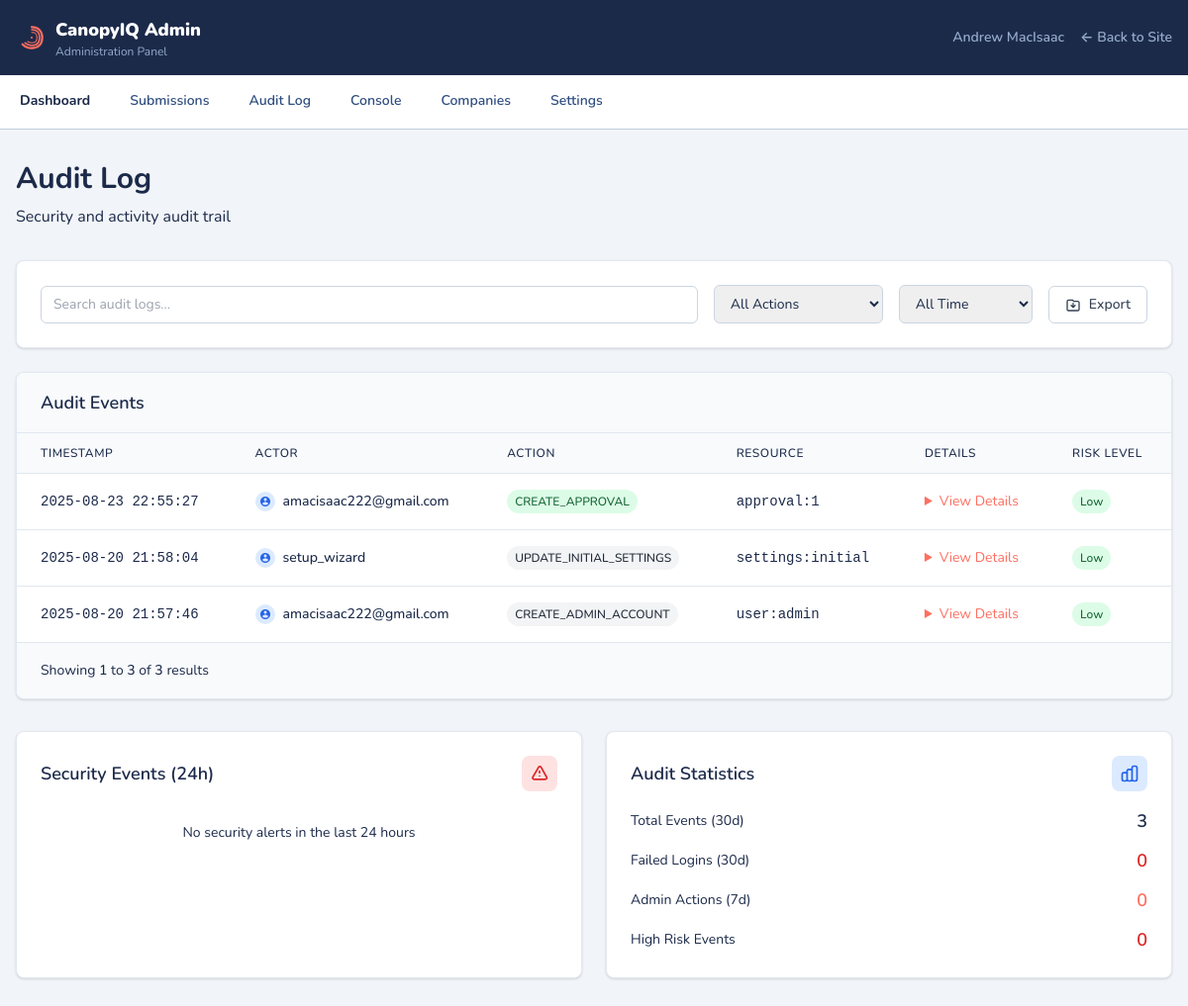
The page /admin/audit (signed in) on the database its author committed.
### canopyiq_site/database.py (models this page shows)
class AuditLog(Base):
    __tablename__ = "audit_log"
    id = Column(Integer, primary_key=True, autoincrement=True)
    ts = Column(BigInteger, nullable=False)  # Unix timestamp
    actor = Column(String(255), nullable=False)  # User ID or system
    action = Column(String(255), nullable=False)  # CREATE, READ, UPDATE, DELETE
    resource = Column(String(255), nullable=False)  # Resource type/name
    attributes = Column(JSON, nullable=True)  # Additional context

### canopyiq_site/app.py (the view)
@app.get("/admin/audit", response_class=HTMLResponse, dependencies=[Depends(require_admin)])
async def admin_audit(request: Request, db: AsyncSession = Depends(get_db)):
    result = await db.execute(
        select(AuditLog)
        .order_by(desc(AuditLog.ts))
        .limit(100)
    )
    audit_logs = result.scalars().all()
    formatted_logs = []
    for log in audit_logs:
        formatted_log = {
            "id": log.id,
            "ts": log.ts,
            "formatted_timestamp": datetime.fromtimestamp(log.ts).strftime("%Y-%m-%d %H:%M:%S"),
            "actor": log.actor,
            "action": log.action,
            "resource": log.resource,
            "attributes": log.attributes,
            "get_risk_level": lambda: "low"  # Simple risk assessment
        }
        formatted_logs.append(formatted_log)
    audit_stats = {
        "total_events": len(formatted_logs),
        "failed_logins": 0,  # TODO: Count failed login attempts
        "admin_actions": len([log for log in formatted_logs if "admin" in log["actor"].lower()]),
        "high_risk_events": 0,  # TODO: Implement risk assessment
    }
    return page(
        request,
        title="Audit Log | Admin | CanopyIQ",
        desc="Security and activity audit trail.",
        path="admin_audit.html",
        audit_logs=formatted_logs,
        audit_stats=audit_stats,
        security_alerts=[],  # TODO: Implement security alerts
        total_logs=len(formatted_logs)
    )

### canopyiq_site/templates/admin_audit.html (shortened to what this page needs)
{% extends "admin_base.html" %}
{% block content %}
<div class="mb-8">
  <h1 class="text-3xl font-bold text-ink">Audit Log</h1>
  <p class="text-muted mt-2">Security and activity audit trail</p>
</div>
<div class="bg-white rounded-lg shadow border border-slate-200 p-6 mb-6">
  <div class="flex flex-wrap items-center gap-4">
    <div class="flex-1 min-w-0">
      <input type="text" id="search-input" placeholder="Search audit logs..."
             class="block w-full border border-slate-300 rounded-md px-3 py-2 text-sm focus:outline-none focus:border-accent focus:ring-1 focus:ring-accent">
    </div>
    <div>
      <select id="action-filter" class="border border-slate-300 rounded-md px-3 py-2 text-sm focus:outline-none focus:border-accent focus:ring-1 focus:ring-accent">
        <option value="">All Actions</option>
      </select>
    </div>
    <div>
      <select id="time-filter" class="border border-slate-300 rounded-md px-3 py-2 text-sm focus:outline-none focus:border-accent focus:ring-1 focus:ring-accent">
        <option value="">All Time</option>
      </select>
    </div>
    <button onclick="exportAuditLog()" class="inline-flex items-center px-4 py-2 border border-slate-300 text-slate-700 rounded-md hover:bg-slate-50 transition text-sm font-medium">
      <svg class="w-4 h-4 mr-2" fill="none" stroke="currentColor" viewBox="0 0 24 24">
        <path stroke-linecap="round" stroke-linejoin="round" stroke-width="2" d="M12 10v6m0 0l-3-3m3 3l3-3M3 17V7a2 2 0 012-2h6l2 2h6a2 2 0 012 2v10a2 2 0 01-2 2H5a2 2 0 01-2-2z"></path>
      </svg>
      Export
    </button>
  </div>
</div>
<div class="bg-white rounded-lg shadow border border-slate-200 overflow-hidden">
  <div class="px-6 py-4 bg-slate-50 border-b border-slate-200">
    <h2 class="text-lg font-semibold text-ink">Audit Events</h2>
  </div>
  {% if audit_logs %}
  <div class="overflow-x-auto">
    <table class="w-full">
      <thead class="bg-slate-50 border-b border-slate-200">
        <tr>
          <th class="px-6 py-3 text-left text-xs font-medium text-muted uppercase tracking-wider">Timestamp</th>
          <th class="px-6 py-3 text-left text-xs font-medium text-muted uppercase tracking-wider">Actor</th>
          <th class="px-6 py-3 text-left text-xs font-medium text-muted uppercase tracking-wider">Action</th>
          <th class="px-6 py-3 text-left text-xs font-medium text-muted uppercase tracking-wider">Resource</th>
          <th class="px-6 py-3 text-left text-xs font-medium text-muted uppercase tracking-wider">Details</th>
          <th class="px-6 py-3 text-left text-xs font-medium text-muted uppercase tracking-wider">Risk Level</th>
        </tr>
      </thead>
      <tbody class="bg-white divide-y divide-slate-200" id="audit-table-body">
        {% for log in audit_logs %}
        <tr class="hover:bg-slate-50" data-action="{{ log.action }}" data-timestamp="{{ log.ts }}">
          <td class="px-6 py-4 whitespace-nowrap text-sm text-muted font-mono">
            {{ log.formatted_timestamp }}
          </td>
          <td class="px-6 py-4 whitespace-nowrap text-sm font-medium text-ink">
            <div class="flex items-center">
              <div class="p-1 bg-blue-100 rounded-full mr-2">
                <svg class="w-3 h-3 text-blue-600" fill="currentColor" viewBox="0 0 24 24">
                  <path d="M12 2C6.48 2 2 6.48 2 12s4.48 10 10 10 10-4.48 10-10S17.52 2 12 2zm0 3c1.66 0 3 1.34 3 3s-1.34 3-3 3-3-1.34-3-3 1.34-3 3-3zm0 14.2c-2.5 0-4.71-1.28-6-3.22.03-1.99 4-3.08 6-3.08 1.99 0 5.97 1.09 6 3.08-1.29 1.94-3.5 3.22-6 3.22z"/>
                </svg>
              </div>
              {{ log.actor }}
            </div>
          </td>
          <td class="px-6 py-4 whitespace-nowrap text-sm text-ink">
            <span class="inline-flex items-center px-2 py-1 rounded-full text-xs font-medium
              {% if log.action in ['CREATE_APPROVAL', 'APPROVE_APPROVAL'] %}bg-green-100 text-green-800
              {% elif log.action in ['DENY_APPROVAL', 'DELETE'] %}bg-red-100 text-red-800
              {% elif log.action in ['LOGIN', 'LOGOUT'] %}bg-blue-100 text-blue-800
              {% else %}bg-gray-100 text-gray-800{% endif %}">
              {{ log.action }}
            </span>
          </td>
          <td class="px-6 py-4 whitespace-nowrap text-sm text-muted font-mono">
            {{ log.resource }}
          </td>
          <td class="px-6 py-4 text-sm text-ink max-w-xs">
            {% if log.attributes %}
            <details class="cursor-pointer">
              <summary class="text-accent hover:underline">View Details</summary>
            </details>
            {% else %}
            <span class="text-muted">—</span>
            {% endif %}
          </td>
          <td class="px-6 py-4 whitespace-nowrap text-sm">
            {% set risk_level = log.get_risk_level() %}
            <span class="inline-flex items-center px-2 py-1 rounded-full text-xs font-medium
              {% if risk_level == 'high' %}bg-red-100 text-red-800
              {% elif risk_level == 'medium' %}bg-yellow-100 text-yellow-800
              {% else %}bg-green-100 text-green-800{% endif %}">
              {{ risk_level.title() }}
            </span>
          </td>
        </tr>
        {% endfor %}
      </tbody>
    </table>
  </div>
  <div class="px-6 py-4 bg-slate-50 border-t border-slate-200 flex items-center justify-between">
    <div class="hidden sm:flex-1 sm:flex sm:items-center sm:justify-between">
      <div>
        <p class="text-sm text-muted">
          Showing <span class="font-medium">1</span> to <span class="font-medium">{{ audit_logs|length }}</span> of <span class="font-medium">{{ total_logs or audit_logs|length }}</span> results
        </p>
      </div>
    </div>
  </div>
  {% endif %}
</div>
<div class="mt-8 grid gap-6 md:grid-cols-2">
  <div class="bg-white rounded-lg shadow border border-slate-200 p-6">
    <div class="flex items-center justify-between mb-4">
      <h3 class="text-lg font-semibold text-ink">Security Events (24h)</h3>
      <div class="p-2 bg-red-100 rounded-lg">
        <svg class="w-5 h-5 text-red-600" fill="none" stroke="currentColor" viewBox="0 0 24 24">
          <path stroke-linecap="round" stroke-linejoin="round" stroke-width="2" d="M12 9v2m0 4h.01m-6.938 4h13.856c1.54 0 2.502-1.667 1.732-2.5L13.732 4c-.77-.833-1.964-.833-2.732 0L3.732 16.5c-.77.833.192 2.5 1.732 2.5z"></path>
        </svg>
      </div>
    </div>
    <div class="space-y-3">
      {% if security_alerts %}
      {% for alert in security_alerts %}
      <div class="flex items-start gap-3 p-3 rounded-lg bg-red-50">
        <div class="p-1 bg-red-200 rounded-full">
          <svg class="w-3 h-3 text-red-600" fill="currentColor" viewBox="0 0 24 24">
            <path d="M12 2C6.48 2 2 6.48 2 12s4.48 10 10 10 10-4.48 10-10S17.52 2 12 2zm-2 15l-5-5 1.41-1.41L10 14.17l7.59-7.59L19 8l-9 9z"/>
          </svg>
        </div>
        <div class="flex-1 min-w-0">
          <p class="text-sm font-medium text-red-800">{{ alert.message }}</p>
          <p class="text-xs text-red-600">{{ alert.timestamp }}</p>
        </div>
      </div>
      {% endfor %}
      {% else %}
      <p class="text-sm text-muted text-center py-4">No security alerts in the last 24 hours</p>
      {% endif %}
    </div>
  </div>
  <div class="bg-white rounded-lg shadow border border-slate-200 p-6">
    <div class="flex items-center justify-between mb-4">
      <h3 class="text-lg font-semibold text-ink">Audit Statistics</h3>
      <div class="p-2 bg-blue-100 rounded-lg">
      </div>
    </div>
    <div class="space-y-3">
      <div class="flex justify-between items-center">
        <span class="text-sm text-muted">Total Events (30d)</span>
        <span class="text-lg font-semibold text-ink">{{ audit_stats.total_events or 0 }}</span>
      </div>
      <div class="flex justify-between items-center">
        <span class="text-sm text-muted">Failed Logins (30d)</span>
        <span class="text-lg font-semibold text-red-600">{{ audit_stats.failed_logins or 0 }}</span>
      </div>
      <div class="flex justify-between items-center">
        <span class="text-sm text-muted">Admin Actions (7d)</span>
        <span class="text-lg font-semibold text-accent">{{ audit_stats.admin_actions or 0 }}</span>
      </div>
      <div class="flex justify-between items-center">
        <span class="text-sm text-muted">High Risk Events</span>
        <span class="text-lg font-semibold text-red-600">{{ audit_stats.high_risk_events or 0 }}</span>
      </div>
    </div>
  </div>
</div>
{% endblock %}

### canopyiq_site/templates/admin_base.html (shortened to what this page needs)
<!doctype html>
<html lang="en" class="scroll-smooth">
<head>
  <script src="https://cdn.tailwindcss.com"></script>
</head>
<body class="bg-navy-50 text-navy-900 antialiased min-h-screen">
  <header class="bg-navy-900 text-white shadow-lg">
    <div class="max-w-7xl mx-auto px-4 py-4">
      <div class="flex items-center justify-between">
        <div class="flex items-center gap-4">
          <a href="/admin" class="flex items-center gap-2">
            <img src="/static/canopy-logo-transparent.svg" alt="CanopyIQ logo" class="h-8 w-8">
            <div>
              <div class="font-black text-lg">CanopyIQ Admin</div>
              <div class="text-xs text-navy-300">Administration Panel</div>
            </div>
          </a>
        </div>
        <div class="flex items-center gap-4">
          <div class="text-sm text-navy-300 font-semibold">
            {{ user.name if user else "Admin" }}
          </div>
          <a href="/" class="text-navy-300 hover:text-coral-500 transition text-sm font-semibold">← Back to Site</a>
        </div>
      </div>
    </div>
  </header>
  <nav class="bg-white border-b border-navy-200">
    <div class="max-w-7xl mx-auto px-4">
      <div class="flex space-x-8">
        <a href="/admin" class="border-b-2 border-transparent hover:border-coral-500 transition-colors px-1 py-4 text-sm font-bold text-navy-900 hover:text-coral-500 ">
          Dashboard
        </a>
        <a href="/admin/submissions" class="border-b-2 border-transparent hover:border-coral-500 transition-colors px-1 py-4 text-sm font-semibold text-navy-600 hover:text-coral-500 ">
          Submissions
        </a>
        <a href="/admin/audit" class="border-b-2 border-transparent hover:border-coral-500 transition-colors px-1 py-4 text-sm font-semibold text-navy-600 hover:text-coral-500 {% if '/admin/audit' in request.url.path %}border-coral-500 text-coral-500{% endif %}">
          Audit Log
        </a>
        <a href="/admin/console" class="border-b-2 border-transparent hover:border-coral-500 transition-colors px-1 py-4 text-sm font-semibold text-navy-600 hover:text-coral-500 ">
          Console
        </a>
        <a href="/admin/companies" class="border-b-2 border-transparent hover:border-coral-500 transition-colors px-1 py-4 text-sm font-semibold text-navy-600 hover:text-coral-500 ">
          Companies
        </a>
        <a href="/admin/settings" class="border-b-2 border-transparent hover:border-coral-500 transition-colors px-1 py-4 text-sm font-semibold text-navy-600 hover:text-coral-500 ">
          Settings
        </a>
      </div>
    </div>
  </nav>
  <main class="max-w-7xl mx-auto px-4 py-8">
    {% block content %}{% endblock %}
  </main>
</body>
</html>

### rows shown on the page
AuditLog: formatted_timestamp "2025-08-23 22:55:27", actor "amacisaac222@gmail.com", action "CREATE_APPROVAL", resource "approval:1", title "Low"
AuditLog: formatted_timestamp "2025-08-20 21:58:04", actor "setup_wizard", action "UPDATE_INITIAL_SETTINGS", resource "settings:initial", title "Low"
AuditLog: formatted_timestamp "2025-08-20 21:57:46", actor "amacisaac222@gmail.com", action "CREATE_ADMIN_ACCOUNT", resource "user:admin", title "Low"

### other values the page prints
{{ user.name if user else "Admin" }} "Andrew MacIsaac"
{{ audit_logs|length }} "3"
{{ total_logs or audit_logs|length }} "3"
{{ audit_stats.total_events or 0 }} "3"
{{ audit_stats.failed_logins or 0 }} "0"
{{ audit_stats.admin_actions or 0 }} "0"
{{ audit_stats.high_risk_events or 0 }} "0"
